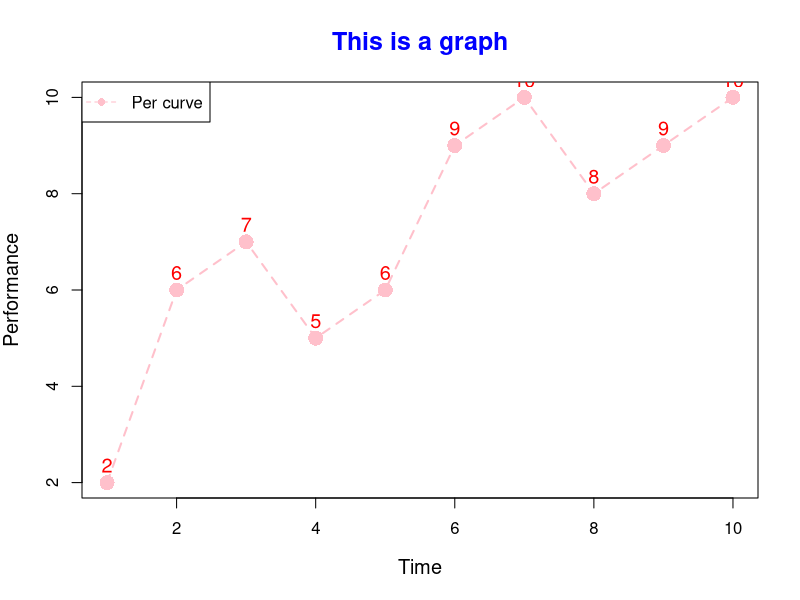

Source code (R):
#Ex5: Write a script to recreate the plot in the slide with the plot title ’This is a graph’.

# Define the data
Time <- 1:10
Performance <- c(2, 6, 7, 5, 6, 9, 10, 8, 9, 10)

# Create an empty plot
plot(Time, Performance, type = "n", main = "This is a graph", 
     xlab = "Time", ylab = "Performance", 
     col.main = "blue", font.main = 2, cex.main = 1.5, 
     col.lab = "black", cex.lab = 1.2, 
     xaxt = "n", yaxt = "n")

# Add custom axes
axis(1, at = seq(2, 10, by = 2))  # X-axis ticks
axis(2, at = seq(2, 10, by = 2))  # Y-axis ticks

# Add the dashed line
lines(Time, Performance, lty = 2, col = "pink", lwd = 2)

# Add the points
points(Time, Performance, col = "pink", pch = 16, cex = 2)

# Add text labels at points
text(Time, Performance, labels = Performance, col = "red", pos = 3, cex = 1.2)

# Add a legend
legend("topleft", legend = "Per curve", col = "pink", lty = 2, pch = 16, box.lty = 1)
